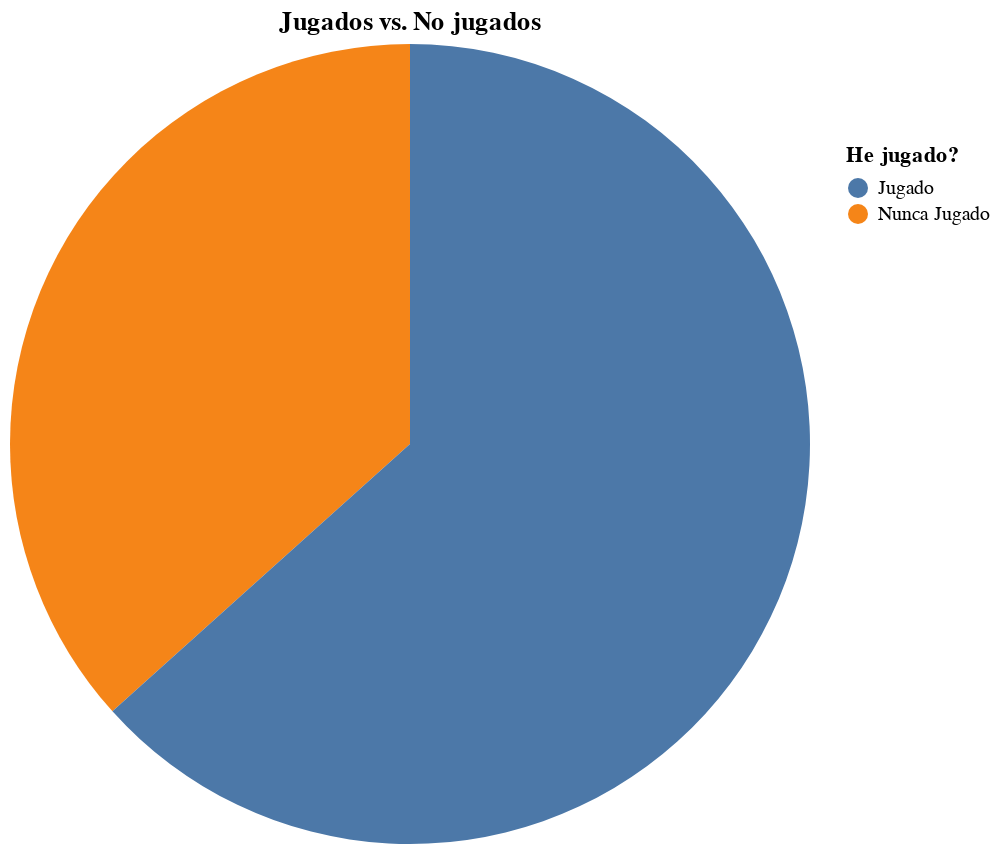

The cell this chart's notebook holds for it:
### Code cell
# Porcentaje de juegos que jugué vs no jugué

pie_chart = alt.Chart(games).transform_calculate(
    playtime_cat = "datum.playtime_forever > 0 ? 'Jugado' : 'Nunca Jugado'"
).transform_aggregate(
    count="count()",
    groupby=["playtime_cat"]
).encode(
    alt.Theta("count:Q"),
    alt.Color("playtime_cat:N", legend=alt.Legend(title="He jugado?")),
    tooltip=['playtime_cat:N', 'count:Q']
)

pie = pie_chart.mark_arc(radius=200)
pie.configure_axis(
    grid=False
).configure_view(
    stroke=None
).properties(
    title="Jugados vs. No jugados"
)

### Figure 1 — Vega-Lite specification as saved in the notebook (floating-point values rounded to 4 significant figures; data arrays with more than 128 entries replaced by an {"elided": "..."} marker saying what was removed)
{"config": {"view": {"continuousWidth": 400, "continuousHeight": 300, "stroke": null}, "axis": {"grid": false}}, "data": {"name": "data-edb0fd1d502de28981bcab3f5d57c643"}, "mark": {"type": "arc", "radius": 200}, "encoding": {"color": {"field": "playtime_cat", "legend": {"title": "He jugado?"}, "type": "nominal"}, "theta": {"field": "count", "type": "quantitative"}, "tooltip": [{"field": "playtime_cat", "type": "nominal"}, {"field": "count", "type": "quantitative"}]}, "title": "Jugados vs. No jugados", "transform": [{"calculate": "datum.playtime_forever > 0 ? 'Jugado' : 'Nunca Jugado'", "as": "playtime_cat"}, {"aggregate": [{"op": "count", "as": "count"}], "groupby": ["playtime_cat"]}], "$schema": "https://vega.github.io/schema/vega-lite/v4.17.0.json", "datasets": {"data-edb0fd1d502de28981bcab3f5d57c643": {"elided": "191 records"}}}
